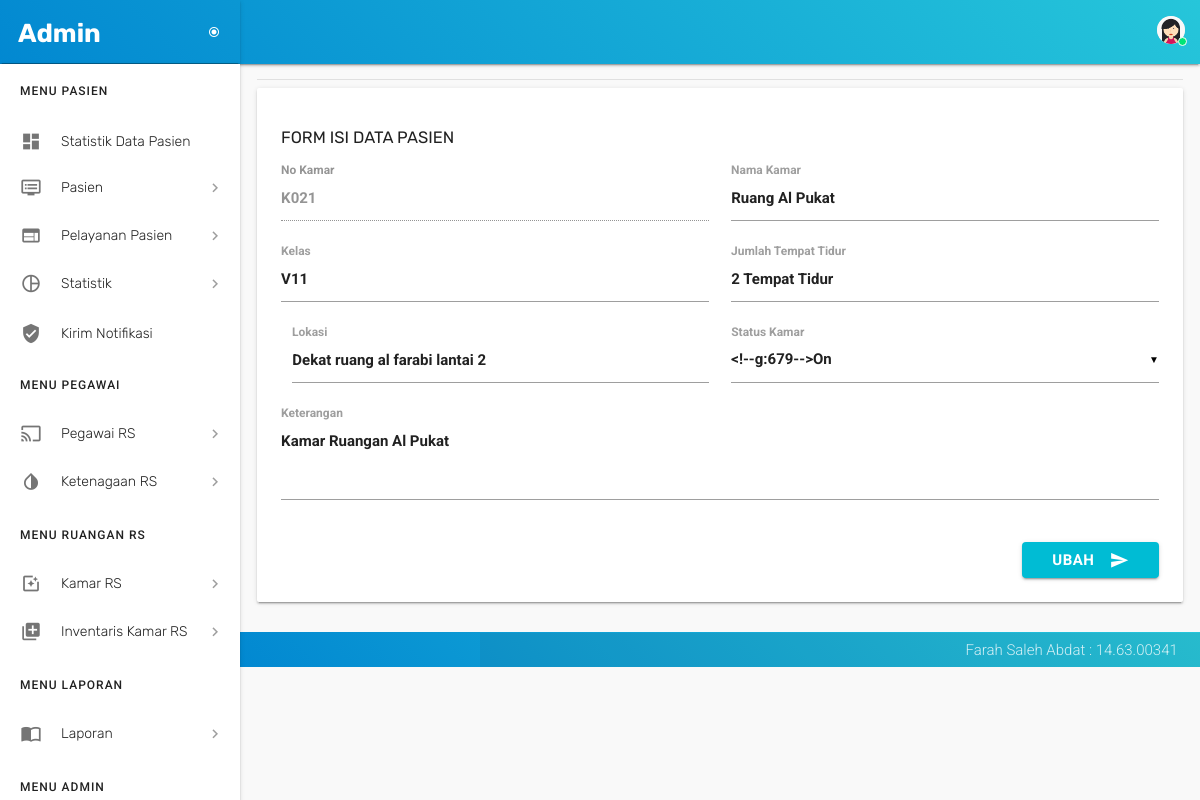
Page /kamar_form_ubah.php?id_kamar=22 (signed in) on the committed database.
### tables this page shows
CREATE TABLE `kamar` (
  `id_kamar` int(21) NOT NULL,
  `no_kamar` varchar(30) NOT NULL,
  `nama_kamar` varchar(30) NOT NULL,
  `kelas` varchar(30) NOT NULL,
  `jumlah_tt` varchar(30) NOT NULL,
  `lokasi` varchar(30) NOT NULL,
  `status` enum('On','Off') DEFAULT 'On',
  `keterangan` text NOT NULL
);

### kamar_form_ubah.php (the view, shortened to what this page needs)
<?php
 if (empty($_SESSION['username'])) {
 header("location:login_form.php");
 }
 else {
 ?>
<!DOCTYPE html>
<html lang="en">
  <head>
    <link href="assets/css/materialize.css" type="text/css" rel="stylesheet">
    <link href="assets/css/style.css" type="text/css" rel="stylesheet">
    <link href="assets/css/custom.css" type="text/css" rel="stylesheet">
    <link href="assets/css/perfect-scrollbar.css" type="text/css" rel="stylesheet">
    <link href="assets/css/jquery-jvectormap.css" type="text/css" rel="stylesheet">
    <link href="assets/css/flag-icon.min.css" type="text/css" rel="stylesheet">
  </head>
  <body>
  <?php include 'config/header.php'; ?>
  <?php include 'config/menu.php'; ?>
  <section id="content">
      <div class="container">
        <div class="section">
          <div class="divider"></div>
            <div class="row">
              <div class="col s12 m12 l12">
                <div class="card-panel">
                  <h4 class="header2">Form Isi Data Pasien</h4>
                  <div class="row">
                  <?php
                  include 'config/koneksiDB.php';
                  $id_kamar      = $_GET['id_kamar'];
                  $query         = "SELECT * FROM kamar WHERE id_kamar='$id_kamar'";
                  $hasil         = mysqli_query($koneksi, $query);
                   foreach ($hasil as $data)
                  {
                        $no_kamar     = $data['no_kamar'];
                        $nama_kamar   = $data['nama_kamar'];
                        $kelas        = $data['kelas'];
                        $jumlah_tt    = $data['jumlah_tt'];
                        $lokasi       = $data['lokasi'];
                        $keterangan   = $data['keterangan'];
                   }
                  ?>
                    <form class="col s12" action="kamar_proses_ubah.php" method="POST">
                      <div class="row">
                        <div class="input-field col s6">
                          <input type="text" name="no_kamar" disabled="disabled"  value="<?php echo $no_kamar; ?>">
                          <label for="no_kamar">No Kamar</label>
                        </div>
                        <div class="input-field col s6">
                          <input type="text" name="nama_kamar" required="required" value="<?php echo $nama_kamar; ?>">
                          <label for="nama_kamar">Nama Kamar</label>
                        </div>
                      </div>
                      <div class="row">
                        <div class="input-field col s6">
                          <input type="text" name="kelas" required="required" value="<?php echo $kelas; ?>">
                          <label for="kelas">Kelas</label>
                        </div>
                        <div class="input-field col s6">
                          <input  type="text" name="jumlah_tt" required="required" value="<?php echo $jumlah_tt; ?>">
                          <label for="jumlah_tt">Jumlah Tempat Tidur</label>
                        </div>
                      </div>
                      <div class="input-field col s6">
                          <input type="text" name="lokasi" required="required" value="<?php echo $lokasi; ?>">
                          <label for="lokasi">Lokasi</label>
                      </div>
                    <div class="row">
                        <div class="input-field col s6">
                          <label>Status Kamar</label>
                        </div>
                    </div>
                      <div class="row">
                        <div class="input-field col s12">
                          <textarea name="keterangan" id="message5" class="materialize-textarea" length="120" required="required"><?php echo $keterangan; ?></textarea>
                          <label for="message">Keterangan</label>
                       </div>
                      </div>
                        <div class="row">
                          <div class="input-field col s12">
                            <button class="btn cyan waves-effect waves-light right" type="submit" name="ubah_kamar">Ubah
                              <i class="material-icons right">send</i>
                            </button>
                          </div>
                        </div>
                      </div>
                  </div>
                </div>
              </div>
            </div>
          </div>
  </section>
     <?php include 'config/footer.php'; ?>
  </body>
</html>
<?php } ?>

### rows in the picture
kamar: no_kamar "K021", nama_kamar "Ruang Al Pukat", kelas "V11", jumlah_tt "2 Tempat Tidur", lokasi "Dekat ruang al farabi lantai 2", keterangan "Kamar Ruangan Al Pukat"

### other values in the picture
$_SESSION['username'] "Admin"
